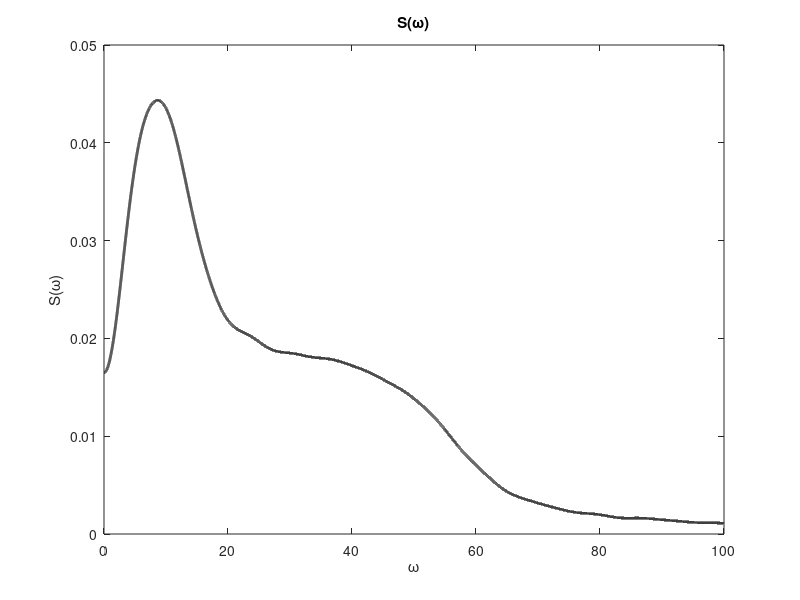

MATLAB code for this plot:
%% PLOT DE pract_1_correlation.exe
clear all; close all; 
fileID = fopen('s_omega.dat');
dades = textscan(fileID,'%f%f');
vec_omega = cell2mat(dades(1)); S_omega = cell2mat(dades(2));

figure(1)
plot(vec_omega, S_omega, '-k','LineWidth',2)
title('S(\omega)')
xlabel('\omega')
ylabel('S(\omega)')
